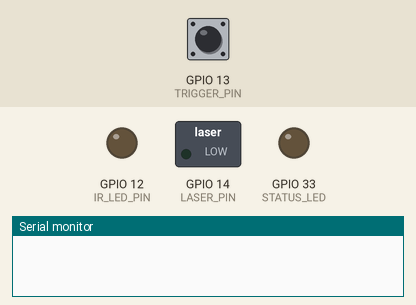
Recording of a sketch running on a simulated ESP32. Shown: switched loads named in the sketch (green lamp = pin HIGH), output pins drawn as LEDs (lit = HIGH), the last lines printed to the serial monitor. The test bench sets the inputs (shaded band); at power-on: GPIO 13 (TRIGGER_PIN) HIGH.

Above: at 0.1 s.
At 1.5 s:
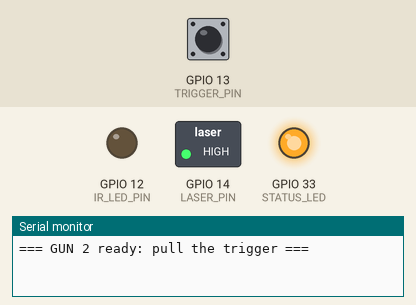
1.6 s: GPIO 13 (TRIGGER_PIN) pulled LOW for 0.15 s
At 3.1 s:
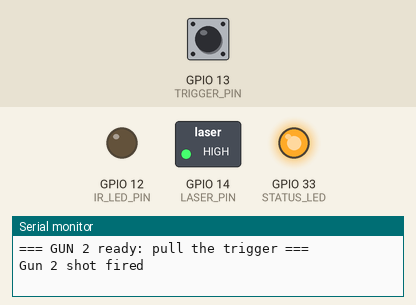
Timing chart, 0 to 4.6 s (numbered marks = the images above; inputs shaded):
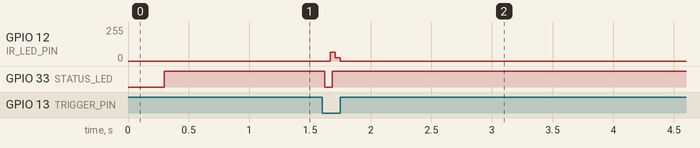

Measured:
- after the input at 1.6 s, GPIO 12 (IR_LED_PIN): 0/255 → 66/255 after 0.07 s, → 26/255 0.04 s later, → 0/255 0.04 s later; GPIO 33 (STATUS_LED): HIGH → LOW at once, → HIGH 0.06 s later

The sketch:

gun2_on_esp32cam.ino
```cpp
// GUN 2 on an ESP32-CAM board used as a plain ESP32 (no camera, no SD card needed).
// Fires the IR LED (and laser) when the trigger is pulled.
//
// Board: Tools > Board > "AI Thinker ESP32-CAM"   (upload through the MB base)
//
// >>> SET THIS FOR EACH GUN <<<   Gun 1 = 1 (800us pulses)   Gun 2 = 2 (1600us pulses)
const int GUN_ID = 2;
//
// Wiring (ESP32-CAM pins):
//   IO12 -> 1k resistor -> BC337 middle leg (B)
//   5V   -> 33 ohm -> IR LED long leg;  IR LED short leg -> BC337 left leg (C)
//   IO13 -> splice: trigger side A + sound board yellow
//   IO14 -> laser red wire
//   3V3  -> sound board + wire
//   GND  -> splice: trigger side B + BC337 right leg (E) + laser blue wire
// Keep the trigger OFF IO12: if IO12 is held HIGH at power-up the board won't boot.

const int IR_LED_PIN  = 12;   // IO12
const int TRIGGER_PIN = 13;   // IO13
const int LASER_PIN   = 14;   // IO14
const int STATUS_LED  = 33;   // small red LED on the back (LOW = on)

// Laser behaviour: LASER_ALWAYS (aiming sight), LASER_HELD (while trigger held), LASER_FLASH (flash per shot)
enum LaserMode { LASER_ALWAYS, LASER_HELD, LASER_FLASH };
const LaserMode LASER_MODE = LASER_ALWAYS;
const unsigned long LASER_FLASH_MS = 150;
unsigned long laserOffAt = 0;

const int CARRIER_HZ = 38000;           // what the receiver listens for
const int PULSES = 20;                  // pulses per shot (target needs MIN_PULSES of these)
const int PULSE_US = (GUN_ID == 1) ? 800 : 1600;   // pulse length = this gun's ID signature
const unsigned long DEBOUNCE_MS = 20;
const unsigned long COOLDOWN_MS = 250;  // minimum time between shots

void irOn() {
#if ESP_ARDUINO_VERSION_MAJOR >= 3
  ledcWrite(IR_LED_PIN, 128);
#else
  ledcWrite(0, 128);
#endif
}

void irOff() {
#if ESP_ARDUINO_VERSION_MAJOR >= 3
  ledcWrite(IR_LED_PIN, 0);
#else
  ledcWrite(0, 0);
#endif
}

void fireShot() {
  for (int i = 0; i < PULSES; i++) {
    irOn();
    delayMicroseconds(PULSE_US);
    irOff();
    delayMicroseconds(PULSE_US);
  }
}

void setup() {
  pinMode(IR_LED_PIN, OUTPUT);       // IR off while starting up
  digitalWrite(IR_LED_PIN, LOW);
  Serial.begin(115200);
  delay(300);

#if ESP_ARDUINO_VERSION_MAJOR >= 3
  ledcAttach(IR_LED_PIN, CARRIER_HZ, 8);
#else
  ledcSetup(0, CARRIER_HZ, 8);
  ledcAttachPin(IR_LED_PIN, 0);
#endif
  irOff();

  pinMode(TRIGGER_PIN, INPUT_PULLUP);
  pinMode(STATUS_LED, OUTPUT);
  digitalWrite(STATUS_LED, HIGH);   // red LED off
  pinMode(LASER_PIN, OUTPUT);
  digitalWrite(LASER_PIN, LASER_MODE == LASER_ALWAYS ? HIGH : LOW);

  Serial.printf("=== GUN %d ready: pull the trigger ===\n", GUN_ID);
}

int lastReading = HIGH;
int stableState = HIGH;
unsigned long lastChange = 0;
unsigned long lastShot = 0;

void loop() {
  int reading = digitalRead(TRIGGER_PIN);
  if (reading != lastReading) {
    lastChange = millis();
    lastReading = reading;
  }

  if (millis() - lastChange > DEBOUNCE_MS && reading != stableState) {
    stableState = reading;

    if (LASER_MODE == LASER_HELD) {
      digitalWrite(LASER_PIN, stableState == LOW ? HIGH : LOW);
    }

    // Trigger pulled (HIGH -> LOW): fire one shot
    if (stableState == LOW && millis() - lastShot > COOLDOWN_MS) {
      lastShot = millis();
      if (LASER_MODE == LASER_FLASH) {
        digitalWrite(LASER_PIN, HIGH);
        laserOffAt = millis() + LASER_FLASH_MS;
      }
      digitalWrite(STATUS_LED, LOW);    // red LED on while firing
      fireShot();
      digitalWrite(STATUS_LED, HIGH);
      Serial.printf("Gun %d shot fired\n", GUN_ID);
    }
  }

  if (LASER_MODE == LASER_FLASH && laserOffAt != 0 && millis() > laserOffAt) {
    digitalWrite(LASER_PIN, LOW);
    laserOffAt = 0;
  }
}
```
